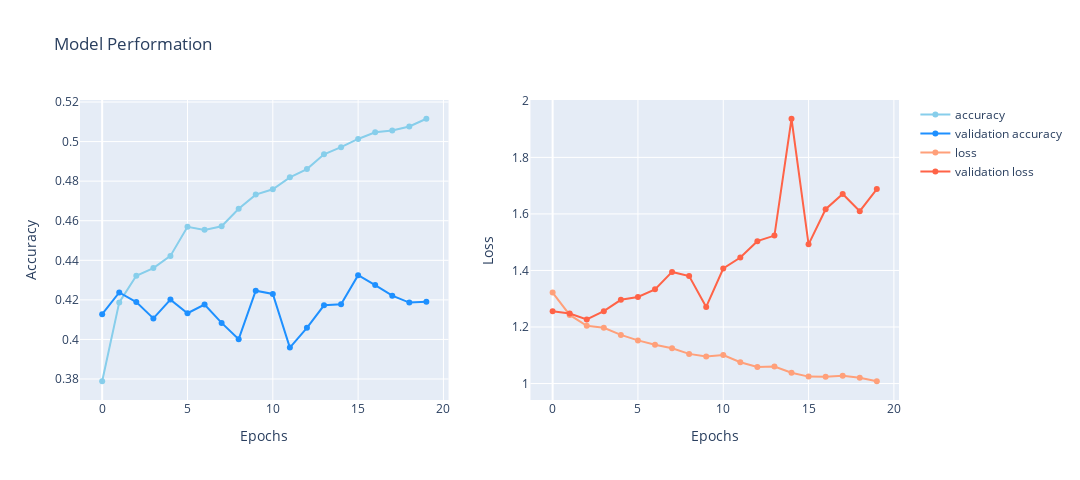

The notebook cell this image was saved under:
### Code cell
h_accuracy = history.history['accuracy']
h_val_accuracy = history.history['val_accuracy']
h_loss = history.history['loss']
h_val_loss = history.history['val_loss']

fig = make_subplots(rows=1, cols=2)

fig.add_trace(go.Scatter(y=h_accuracy, mode='lines+markers', name='accuracy', line=dict(color='skyblue')),
              row=1, col=1)
fig.add_trace(go.Scatter(y=h_val_accuracy, mode='lines+markers', name='validation accuracy', line=dict(color='dodgerblue')),
              row=1, col=1)

fig.add_trace(go.Scatter(y=h_loss, mode='lines+markers',name='loss', line=dict(color='lightsalmon')),
              row=1, col=2)
fig.add_trace(go.Scatter(y=h_val_loss, mode='lines+markers', name='validation loss', line=dict(color='tomato')),
              row=1, col=2)

fig.update_xaxes(title_text='Epochs', row=1, col=1)
fig.update_xaxes(title_text='Epochs', row=1, col=2)
fig.update_yaxes(title_text='Accuracy', row=1, col=1)
fig.update_yaxes(title_text='Loss', row=1, col=2)

fig.update_layout(title='Model Performation', height=480, width=1080)

### Figure 1 — Plotly figure (JSON) as saved in the notebook; plotly's stock layout.template omitted (floating-point values rounded to 4 significant figures)
{"data": [{"line": {"color": "skyblue"}, "mode": "lines+markers", "name": "accuracy", "type": "scatter", "xaxis": "x", "y": [0.3789, 0.4187, 0.4322, 0.4361, 0.4422, 0.4569, 0.4554, 0.4572, 0.466, 0.4732, 0.4759, 0.4819, 0.4861, 0.4936, 0.4972, 0.5013, 0.5047, 0.5056, 0.5076, 0.5115], "yaxis": "y"}, {"line": {"color": "dodgerblue"}, "mode": "lines+markers", "name": "validation accuracy", "type": "scatter", "xaxis": "x", "y": [0.4128, 0.4238, 0.4189, 0.4106, 0.4201, 0.4132, 0.4176, 0.4084, 0.4001, 0.4246, 0.423, 0.3959, 0.4059, 0.4173, 0.4178, 0.4325, 0.4275, 0.4221, 0.4186, 0.419], "yaxis": "y"}, {"line": {"color": "lightsalmon"}, "mode": "lines+markers", "name": "loss", "type": "scatter", "xaxis": "x2", "y": [1.322, 1.243, 1.204, 1.197, 1.172, 1.153, 1.137, 1.125, 1.105, 1.096, 1.101, 1.075, 1.059, 1.06, 1.038, 1.025, 1.024, 1.028, 1.021, 1.008], "yaxis": "y2"}, {"line": {"color": "tomato"}, "mode": "lines+markers", "name": "validation loss", "type": "scatter", "xaxis": "x2", "y": [1.256, 1.248, 1.227, 1.256, 1.296, 1.306, 1.333, 1.395, 1.38, 1.271, 1.407, 1.446, 1.504, 1.523, 1.937, 1.492, 1.617, 1.671, 1.61, 1.688], "yaxis": "y2"}], "layout": {"height": 480, "title": {"text": "Model Performation"}, "width": 1080, "xaxis": {"anchor": "y", "domain": [0, 0.45], "title": {"text": "Epochs"}}, "xaxis2": {"anchor": "y2", "domain": [0.55, 1], "title": {"text": "Epochs"}}, "yaxis": {"anchor": "x", "domain": [0, 1], "title": {"text": "Accuracy"}}, "yaxis2": {"anchor": "x2", "domain": [0, 1], "title": {"text": "Loss"}}}}
